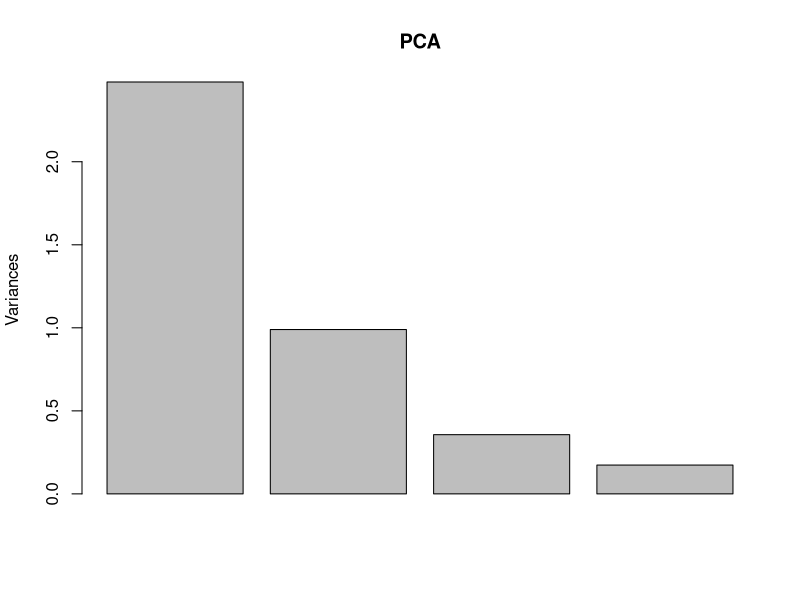
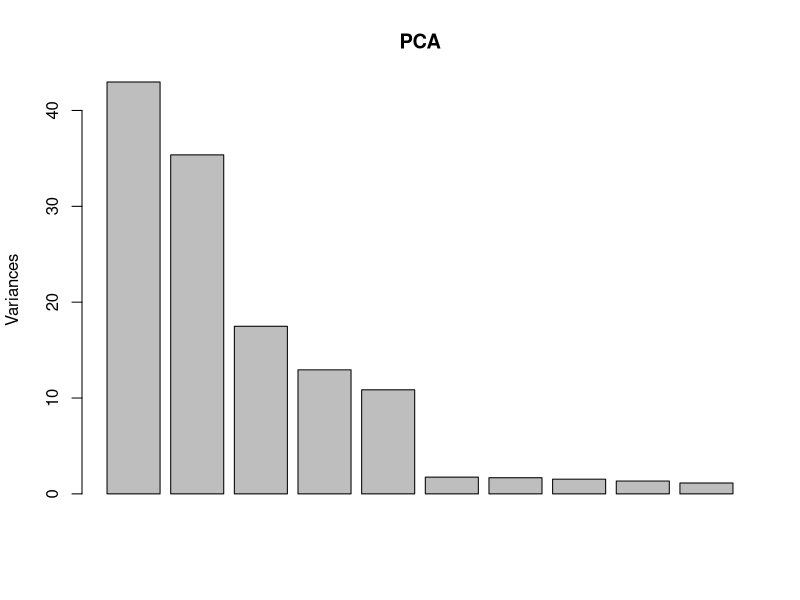

Write the R code that produced these figures, in order.
rm(list=ls())
par(mfrow=c(1, 1), pch=20)

# Example of PCA
require(graphics)
PCA = prcomp(USArrests, scale = TRUE)
print(PCA)
plot(PCA)
summary(PCA)
p = ncol(USArrests)
pdf('Fig-pPCA-exPCA-inertia.pdf')
plot(0:p, c(0, cumsum(PCA$sdev^2))/p, type='b', main='', ylab='', xlab='', pch=20)
dev.off()
pdf('Fig-pPCA-exPCA-biplot.pdf')
biplot(PCA); abline(h=0, v=0, lty=2)
dev.off()

# Structure of Sigma
n = 1e2; p = 20; q = 5
W = matrix(rnorm(n*q), n, q)
B = matrix(rnorm(p*q), p, q)
Sigma = B%*%t(B) + diag(p)
lambda = eigen(Sigma)$val
maxLambda = max(lambda)
nbCol = 10*round(max(lambda))
pdf('Fig-pPCA-Sigma.pdf')
image(1:p, 1:p, maxLambda - Sigma, xlab='', ylab='', col=heat.colors(nbCol))
dev.off()
pdf('Fig-pPCA-rotSigma.pdf')
image(1:p, 1:p, maxLambda-diag(lambda), xlab='', ylab='', col=heat.colors(nbCol))
dev.off()
# image(1:p, 1:p, max(Sigma) - Sigma, xlab='', ylab='')
Y = W %*% t(B) + matrix(rnorm(n*p), n, p)
PCA = prcomp(Y)
plot(PCA)
P = PCA$rotation
pdf('Fig-pPCA-empCov.pdf')
image(1:p, 1:p, max(cov(Y)) - cov(Y), xlab='', ylab='')
dev.off()
pdf('Fig-pPCA-rotCov.pdf')
image(1:p, 1:p, max(cov(Y%*%P)) - cov(Y%*%P), xlab='', ylab='')
dev.off()

